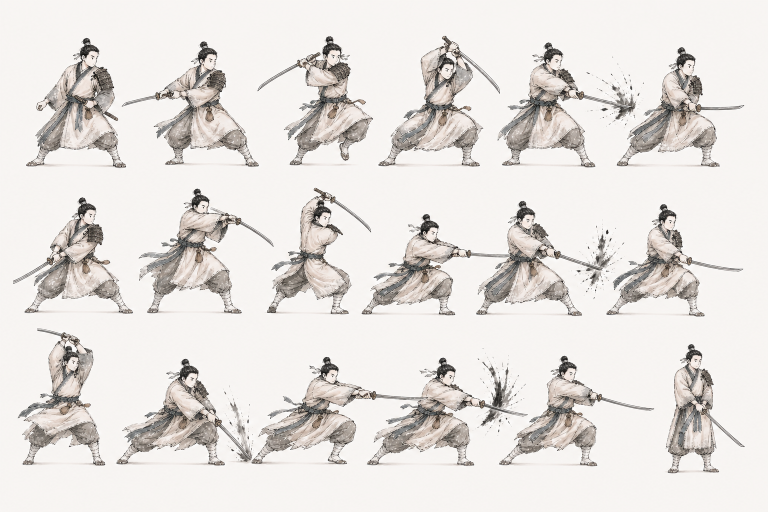
#> input picture Artifacts/GraphicsRemediation/SkillAnimation/SeojinBasic3HitCombo/motion-review/g1-portrait-only-candidates5-revision-01/boards/candidate-A-motion-board.png, 1536 x 1024 px (shown at 1/2 size); its folder holds only this picture in this run
$ python build_gifs.py
#> lines starting #> are read from the running program, lines starting #| are printed output that depends on the picture
from __future__ import annotations
import hashlib,json,shutil
from pathlib import Path
from PIL import Image
ROOT=Path(__file__).parent
BOARDS={
'A':'/Users/pvenus/.codex/generated_images/01a0421a-c5ea-7623-88db-2ac71c27bd93/exec-194fee63-dab9-4b16-baed-290cf0f581bf.png',
'B':'/Users/pvenus/.codex/generated_images/01a0421a-c5ea-7623-88db-2ac71c27bd93/exec-9a38a7ca-cddb-435c-a9aa-9fde519922b3.png',
'C':'/Users/pvenus/.codex/generated_images/01a0421a-c5ea-7623-88db-2ac71c27bd93/exec-e9765dc0-c7ca-48a3-b61a-408c2a7eaeeb.png',
'D':'/Users/pvenus/.codex/generated_images/01a0421a-c5ea-7623-88db-2ac71c27bd93/exec-e54f1e46-42b0-490f-80cf-e5e03391ef4f.png',
'E':'/Users/pvenus/.codex/generated_images/01a0421a-c5ea-7623-88db-2ac71c27bd93/exec-a0a8e7b5-108a-4106-9ea1-6a8065fdafb1.png'}
DELAYS=[80,80,80,80,120,80,80,80,80,80,120,80,80,80,80,80,120,320]
def sha(p):return hashlib.sha256(Path(p).read_bytes()).hexdigest()
boards=ROOT/'boards';gifs=ROOT/'gifs';contacts=ROOT/'contacts';boards.mkdir(parents=True,exist_ok=True);gifs.mkdir(parents=True,exist_ok=True);contacts.mkdir(parents=True,exist_ok=True)
records=[];index=Image.new('RGB',(768,512*5),(238,235,228))
for row,(name,src) in enumerate(BOARDS.items()):
 bp=boards/f'candidate-{name}-motion-board.png';shutil.copyfile(src,bp);im=Image.open(bp).convert('RGB');assert im.size==(1536,1024)
#> further down, im is the input picture: PIL image 1536x1024 RGB; mean R, G, B 228.4, 224.5, 221.2
 bg=im.getpixel((1535,1023));frames=[]
#> after `bg = im.getpixel((1535, 1023))`: bg = (244, 241, 237)
 for i in range(18):
  col=i%6;r=i//6;x0=round(col*im.width/6);x1=round((col+1)*im.width/6);y0=round(r*im.height/3);y1=round((r+1)*im.height/3)
  cell=im.crop((x0,y0,x1,y1));s=min(720/cell.width,480/cell.height);q=cell.resize((round(cell.width*s),round(cell.height*s)),Image.Resampling.LANCZOS);canvas=Image.new('RGB',(768,512),bg);canvas.paste(q,((768-q.width)//2,(512-q.height)//2));frames.append(canvas)
#> this loop made 18 passes
#> pass 1, `cell = im.crop((x0, y0, x1, y1))`:
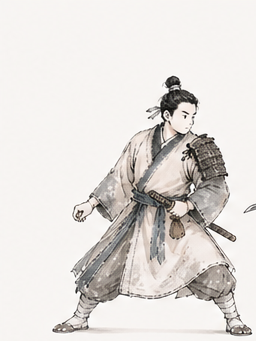
#> cell: PIL image 256x341 RGB; mean R, G, B 225.6, 221.5, 218.3
#> pass 1, `canvas = Image.new('RGB', (768, 512), bg)`:
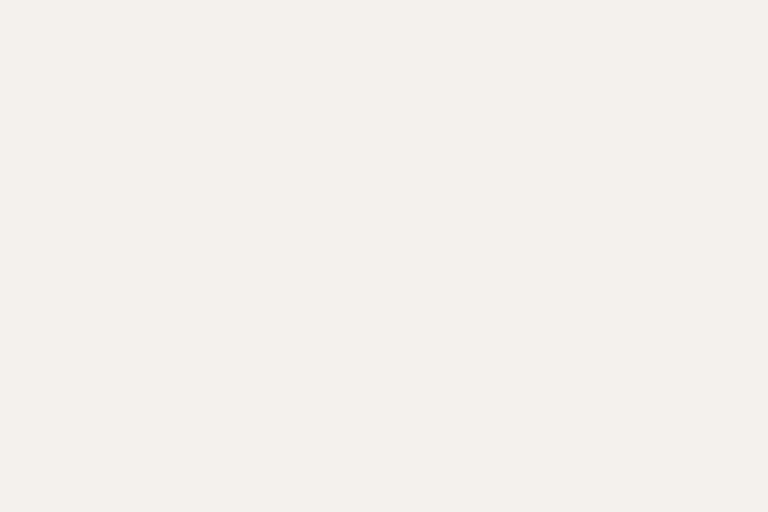
#> canvas: PIL image 768x512 RGB; mean R, G, B 244, 241, 237
#> after the loop:
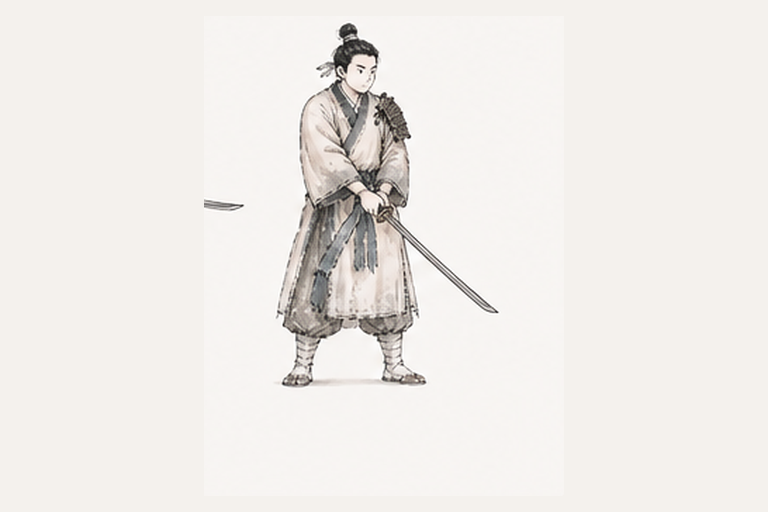
#> canvas: PIL image 768x512 RGB; mean R, G, B 239, 235.7, 232.2
#> after the loop:
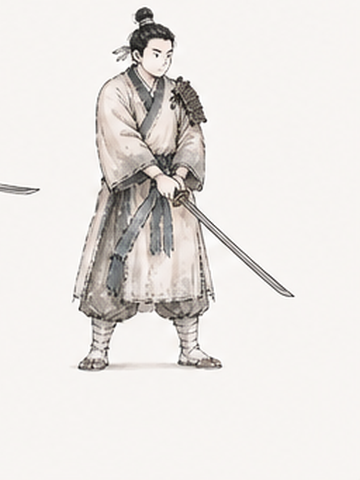
#> q: PIL image 360x480 RGB; mean R, G, B 232.6, 228.9, 226
#> after the loop, frames = 18 items
 gp=gifs/f'candidate-{name}-continuous18-768x512.gif';frames[0].save(gp,save_all=True,append_images=frames[1:],duration=DELAYS,loop=0,disposal=2)
#> after `gp = gifs / f'candidate-{name}-continuous18-768x512.gif'`:
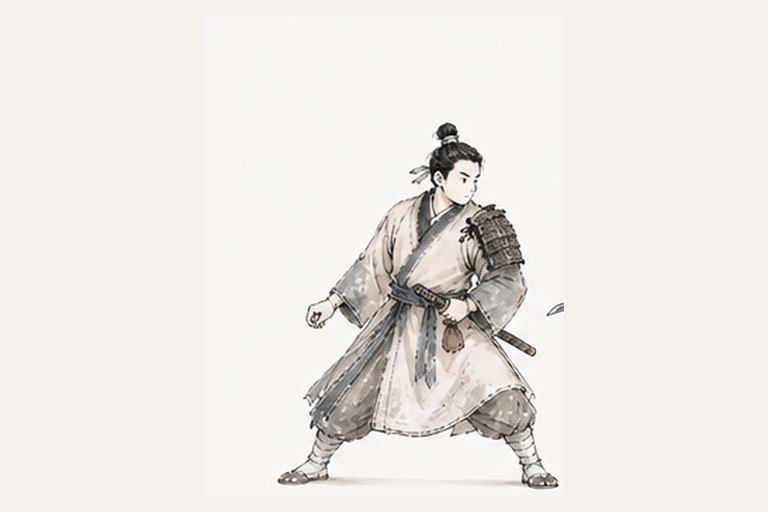
#> saved as candidate-A-continuous18-768x512.gif: PIL image 768x512 RGB; mean R, G, B 235.9, 232.4, 228.8
 cp=contacts/f'candidate-{name}-contact18.png';thumb=Image.new('RGB',(768,512),bg)
 for i,f in enumerate(frames): thumb.paste(f.resize((128,171),Image.Resampling.LANCZOS),((i%6)*128,(i//6)*171))
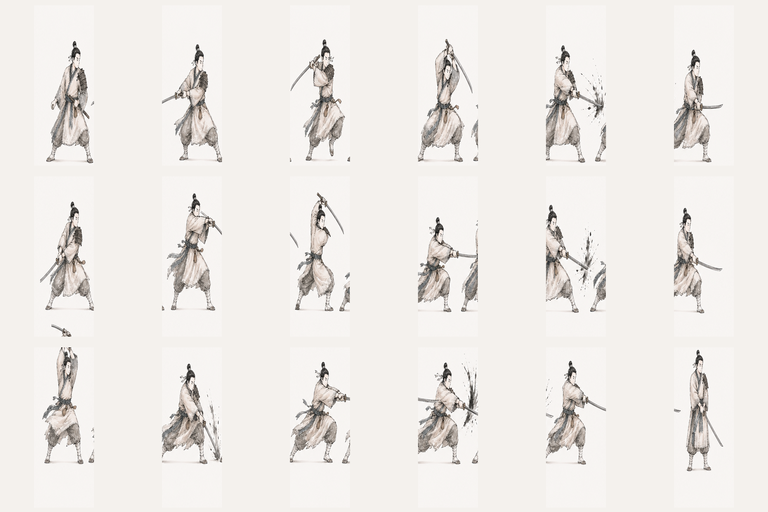
#> thumb: PIL image 768x512 RGB; mean R, G, B 237.1, 233.7, 230
 thumb.save(cp);index.paste(thumb,(0,row*512))
#> after `index.paste(thumb, (0, row * 512))`:
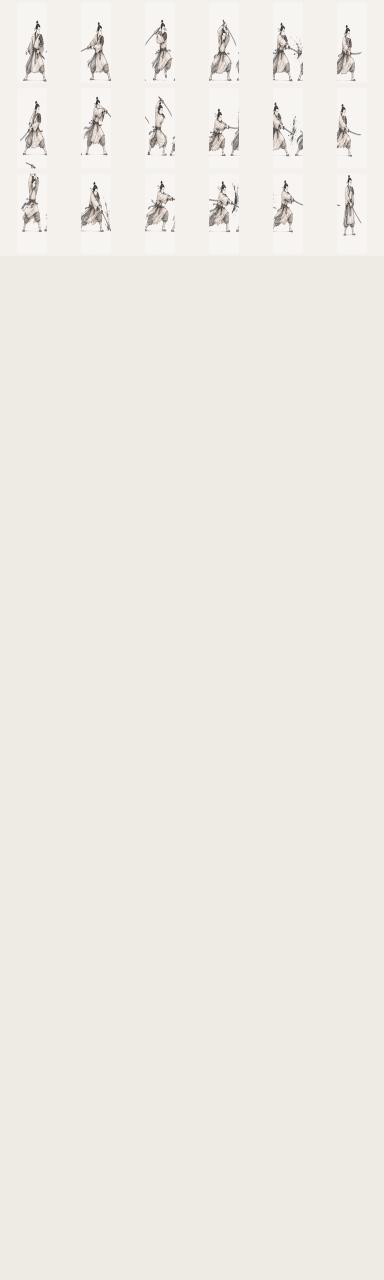
#> index: PIL image 768x2560 RGB (shown at 1/2 size); mean R, G, B 237.8, 234.7, 228.4
#> (the run stopped early here; a loop or call above may not have finished)
